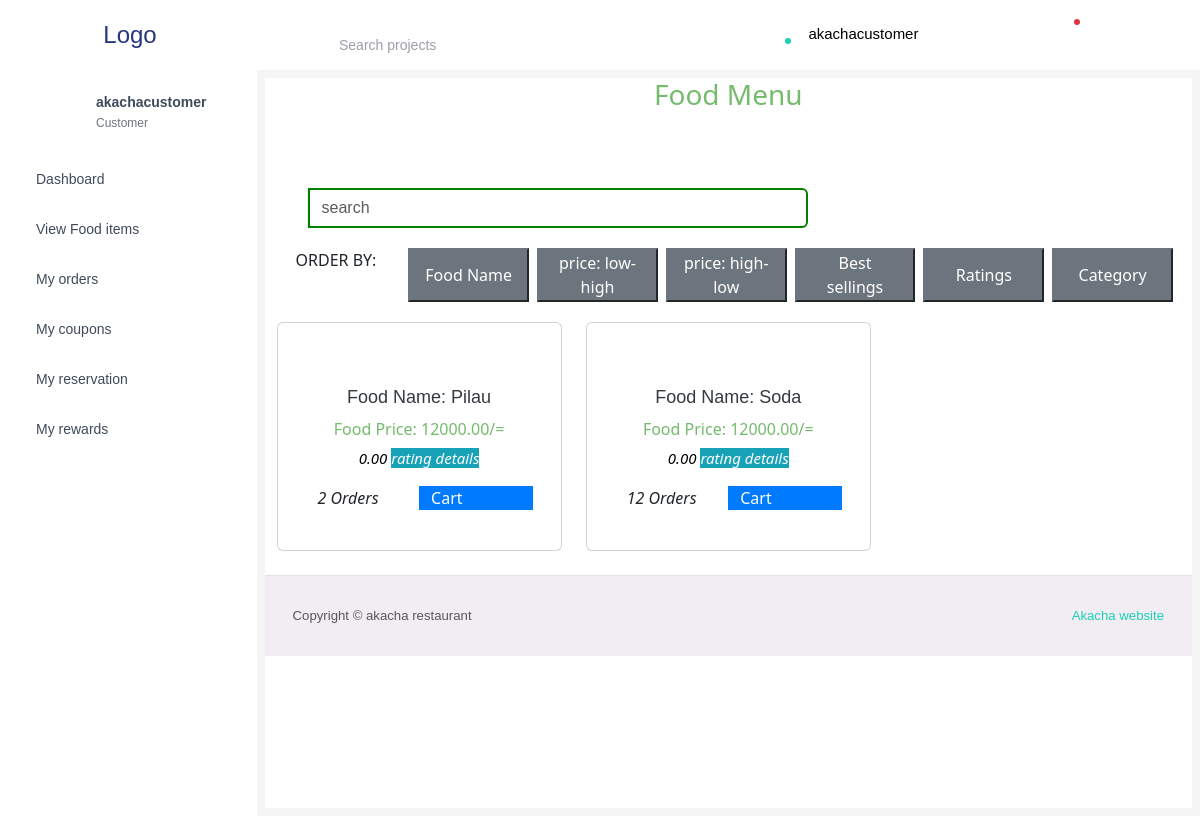
Screenshot of /manage_menu_item (signed in) with the database file from the repository.
### hotelmanagement/models.py (models this page shows, shortened)
class CustomUser(AbstractUser):
    id = models.AutoField(primary_key=True)
    profile = CloudinaryField("image")
    user_type = models.ForeignKey(User_type, on_delete=models.SET_NULL, null=True, default=None)
    is_active = models.BooleanField(default=True)
    customer_profit = models.DecimalField(decimal_places = 2, max_digits = 12, default=0.00)

class User_type(models.Model):
    id = models.AutoField(primary_key=True)
    user_type = models.CharField(max_length=50)
    def __str__(self):
        return self.user_type

class MenuItem(models.Model):
    id = models.AutoField(primary_key=True)
    category = models.ForeignKey(MenuCategory, on_delete=models.CASCADE)
    name = models.CharField(max_length=255)
    description = models.TextField()
    price = models.DecimalField(decimal_places = 2, max_digits = 12)
    average_rating = models.DecimalField(max_digits=3, decimal_places=2, default=0.0)
    ingredient_cost = models.DecimalField(decimal_places = 2, max_digits = 12, default = 0.0)
    item_profit = models.DecimalField(decimal_places = 2, max_digits = 12, default = 0.0)
    orders_number = models.IntegerField(default = 0)

### hotelmanagement/views.py (the view)
# urls.py: path("manage_menu_item", views.manage_menu_item, name="manage_menu_item"),
def manage_menu_item(request):
    menuItems = MenuItem.objects.all().order_by('-name')
    menu_items = []
    for menuitem in menuItems:
        primary_image = MenuImage.objects.filter(menu_item=menuitem).first()
        menu_items.append({
            'menuitems': menuitem,
            'menuimage': primary_image
        })
    categories = MenuCategory.objects.all()
    tables = Table.objects.all()
    return render(request, f"{user_validator(request)}/manage_menu_item.html",
                  {'menu_items': menu_items, 'tables': tables, 'menucategories': categories})

### hotelmanagement/processor.py (called while the page is built)
def user_type_list(request):
    user_type = User_type.objects.all()
    return {'user_types': user_type}

def message_analyser(request):
    try:
        if request.user.user_type.user_type == "Storekeeper":
            print(request.user.user_type)
            sys_messages = Messages.objects.filter(receiver_category=2, opened=False)
            return {"system_message": sys_messages}
        else:
            user = request.user
            messages = Messages.objects.filter(receiver_category=user.user_type, order__send=False)
            return {'messagess': messages}
    except:
        user_type = User_type.objects.all()
        return {'user_types': user_type}

### hotelmanagement/utils.py (called while the page is built)
def user_validator(request):
    if request.user.is_authenticated:
        user_type = request.user.user_type
        return user_type
    else:
        return redirect('login')

### templates/Customer/manage_menu_item.html (shortened to what this page needs)
{% extends 'Customer/base.html' %}
{% block content %}
<h3 style="text-align: center;">Food Menu</h3>
<div class="container">
  <div class="col">
    <div class="row justify-content-center mb-3">
      <div class="container mt-5">
        <div class="input-group col-sm">
          <div class="input-group-prepend m-0 p-0">
              <span class="input-group-text m-0 p-0"></span>
          </div>
          <input type="text" id="search-input" class="form-control" style="border: 2px green solid; max-width: 500px;" placeholder="search">
        </div>
      </div>
    </div>
    <div class="row mb-3">
      <div class="col m-1">ORDER BY: </div>
      <button id="order-by-name-button" class="btn-secondary col m-1">Food Name</button>
      <button id="order-by-price-low-high-button" class="btn-secondary col m-1">price: low-high</button>
      <button id="order-by-price-high-low-button" class="btn-secondary col m-1">price: high-low</button>
      <button id="order-by-best-selling-button" class="btn-secondary col m-1">Best sellings</button>
      <button id="order-by-ratings-button" class="btn-secondary col m-1">Ratings</button>
      <button id="order-by-category-button" class="btn-secondary col m-1">Category</button>
    </div>
  </div>
 <div class="row" id="menu-items-container">
    {% for menu_item in menu_items %}
    <div class="col-md-4">
        <div class="card mb-4">
            {% if menu_item.menuimage.image %}
            <a href="{% url 'menu_item_description' menu_item.menuitems.id %}">
            </a>
            {% endif %}
            <div class="card-body">
                <h5 class="card-title">Food Name: {{menu_item.menuitems.name}}</h5>
                <h6 class="card-text">Food Price: {{menu_item.menuitems.price}}/=</h6>
                <div class="star-ratings">
                  <span class="stars" data-rating="{{ menu_item.menuitems.average_rating }}">
                    <p class="text-black text-center">
                      <i class="">{{menu_item.menuitems.average_rating}}</i>
                      <i class="btn-info"><a class = "text-white ajax-link" href="{% url 'menu_item_description' menu_item.menuitems.id %}">rating details</a></i>
                    </p>
                  </span>
              </div>
              <div class="row">
                <i class=" col">{{menu_item.menuitems.orders_number}} Orders</i>
                <a href="{% url 'cart' menu_item.menuitems.id%}" class="update-button col btn-primary">Cart</a>
              </div>
            </div>
        </div>
    </div>
    </div>
    {%endfor%}
</div>
{%endblock%}

### templates/navigation.html (shortened to what this page needs)
<!DOCTYPE html>
<html lang="en">
  <head>
    {% load static %}
    <link rel="stylesheet" href="{% static 'mystyle.css' %}" />
  </head>
  <body>
    <nav class="navbar default-layout-navbar col-lg-12 col-12 p-0 fixed-top d-flex flex-row">
      <div class="text-center navbar-brand-wrapper d-flex align-items-center justify-content-center">
        <a class="navbar-brand brand-logo" href="{% url 'home' %}">Logo</a>
      </div>
      <div class="navbar-menu-wrapper d-flex align-items-stretch">
        <button class="navbar-toggler navbar-toggler align-self-center" type="button" data-toggle="minimize"></button>
        <div class="search-field d-none d-md-block">
          <form class="d-flex align-items-center h-100" action="#">
            <div class="input-group">
              <div class="input-group-prepend bg-transparent">
                <i class="input-group-text border-0 mdi mdi-magnify"></i>
              </div>
              <input type="text" class="form-control bg-transparent border-0" placeholder="Search projects" />
            </div>
          </form>
        </div>
        <ul class="navbar-nav navbar-nav-right">
          <li class="nav-item nav-profile dropdown">
            <button class="nav-link dropdown-toggle" id="profileDropdown" href="#" data-bs-toggle="dropdown" aria-expanded="false">
              <div class="nav-profile-img">
                <span class="availability-status online"></span>
              </div>
              <div class="nav-profile-text">
                <p class="mb-1 text-black">{{ user.username }}</p>
              </div>
            </button>
          </li>
          <li class="nav-item d-none d-lg-block full-screen-link">
          </li>
          <li class="nav-item dropdown">
          </li>
          <li class="nav-item dropdown">
            <a class="nav-link count-indicator dropdown-toggle" id="notificationDropdown" href="#" data-bs-toggle="dropdown">
              <span class="count-symbol bg-danger"></span>
            </a>
          </li>
          <li class="nav-item nav-logout d-none d-lg-block">
          </li>
          <li class="nav-item nav-settings d-none d-lg-block">
          </li>
        </ul>
      </div>
    </nav>
  </body>
</html>

### templates/Customer/side_bar.html (shortened to what this page needs)
<nav class="sidebar sidebar-offcanvas" id="sidebar">
  <ul class="nav">
    <li class="nav-item nav-profile">
      <a href="{% url 'home' %}" class="ajax-link nav-link" >
        <div class="nav-profile-image">
        </div>
        <div class="nav-profile-text d-flex flex-column">
          <span class="font-weight-bold mb-2">{{ user.username }}</span>
          <span class="text-secondary text-small">{{ user.user_type }}</span>
        </div>
      </a>
    </li>
    <li class="nav-item">
      <a class="ajax-link nav-link "  data-toggle="minimize" href="{% url 'home' %}">
        <span class="menu-title" >Dashboard</span>
      </a>
    </li>
    <li class="nav-item">
      <a class="ajax-link nav-link "   href="{% url 'manage_menu_item'%}">
        <span class="menu-title">View Food items</span>
      </a>
    </li>
    <li class="nav-item">
      <a class="ajax-link nav-link "  href="{% url 'my_order'%}">
        <span class="menu-title">My orders</span>
      </a>
    </li>
    <li class="nav-item">
      <a class="ajax-lin nav-link "  href="{% url 'my_cupon'%}">
        <span class="menu-title">My coupons</span>
      </a>
    </li>
    <li class="nav-item">
      <a class="ajax-link nav-link "  href="#">
        <span class="menu-title">My reservation</span>
      </a>
    </li>
    <li class="nav-item">
      <a class="ajax-link nav-link "  href="#">
        <span class="menu-title">My rewards</span>
      </a>
    </li>
  </ul>
</nav>

### static/mystyle.css (style rules this page uses)
h1, h2, h3, h4, h5, h6 { color: #75bb6d; text-align: center; }
a { text-decoration: none; }
.input-group { margin-top: 20px; position: relative; }
input { padding: 10px; font-size: 16px; width: 300px; border: none; border-bottom: 2px solid #3498db; outline: none; transition: border-bottom 0.3s ease-out; }
input:focus, input:not(:placeholder-shown) { border-bottom: 2px solid #e74c3c; }
@media screen and (min-width: 768px) { .flex-row { flex-direction: row; flex-wrap: wrap; } }
@media screen and (min-width: 768px) { .input-group { margin-right: 20px; } }

### rows the page displays
CustomUser: username "akachacustomer", user_type "Customer"
MenuItem: menuitems.name "Pilau", menuitems.price "12000.00", menuitems.average_rating "0.00", menuitems.orders_number "2"
MenuItem: menuitems.name "Soda", menuitems.price "12000.00", menuitems.average_rating "0.00", menuitems.orders_number "12"
